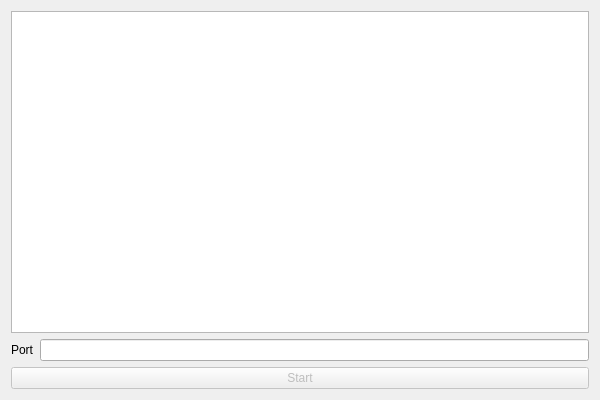
<?xml version="1.0" encoding="UTF-8"?>
<ui version="4.0">
 <class>ServerMainWindowClass</class>
 <widget class="QMainWindow" name="ServerMainWindowClass">
  <property name="geometry">
   <rect>
    <x>0</x>
    <y>0</y>
    <width>600</width>
    <height>400</height>
   </rect>
  </property>
  <property name="windowTitle">
   <string>Qt GRPC Server</string>
  </property>
  <widget class="QWidget" name="centralWidget">
   <layout class="QGridLayout" name="gridLayout">
    <item row="0" column="0" colspan="2">
     <widget class="QTextEdit" name="logWidget">
      <property name="readOnly">
       <bool>true</bool>
      </property>
     </widget>
    </item>
    <item row="1" column="0">
     <widget class="QLabel" name="label">
      <property name="text">
       <string>Port</string>
      </property>
     </widget>
    </item>
    <item row="1" column="1">
     <widget class="QLineEdit" name="portLine"/>
    </item>
    <item row="2" column="0" colspan="2">
     <widget class="QPushButton" name="startButton">
      <property name="enabled">
       <bool>false</bool>
      </property>
      <property name="text">
       <string>Start</string>
      </property>
     </widget>
    </item>
   </layout>
  </widget>
 </widget>
 <layoutdefault spacing="6" margin="11"/>
 <resources>
  <include location="ServerMainWindow.qrc"/>
 </resources>
 <connections/>
</ui>
